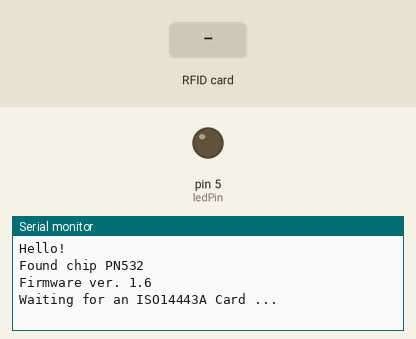
A sketch run on a simulated Arduino Mega 2560, built with avr-gcc and run on an emulated ATmega2560. Parts: output pins drawn as LEDs (lit = HIGH), the last lines printed to the serial monitor. The inputs (shaded band) are chosen by the test bench.

Above: at 1.2 s.
1.3 s: RFID card 5E 7A 19 C4 held to the reader
At 2.1 s:
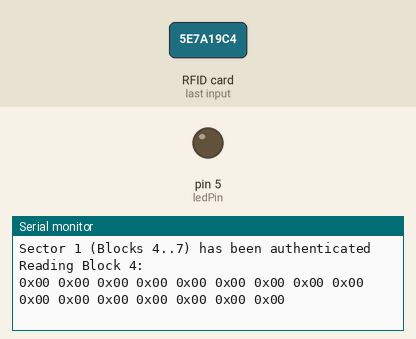
At 3.7 s:
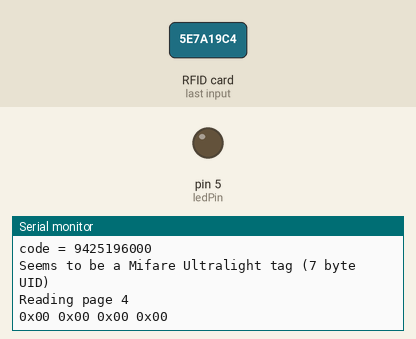

The sketch:

readMifare1.ino
```cpp
/**************************************************************************/
/*!
    This example will wait for any ISO14443A card or tag, and
    depending on the size of the UID will attempt to read from it.

    If the card has a 4-byte UID it is probably a Mifare
    Classic card, and the following steps are taken:

    - Authenticate block 4 (the first block of Sector 1) using
      the default KEYA of 0XFF 0XFF 0XFF 0XFF 0XFF 0XFF
    - If authentication succeeds, we can then read any of the
      4 blocks in that sector (though only block 4 is read here)

    If the card has a 7-byte UID it is probably a Mifare
    Ultralight card, and the 4 byte pages can be read directly.
    Page 4 is read by default since this is the first 'general-
    purpose' page on the tags.

    To enable debug message, define DEBUG in PN532/PN532_debug.h
*/
/**************************************************************************/

const int buttonPin = 6;     // the number of the pushbutton pin
const int ledPin =  5;      // the number of the LED pin
int buttonState = 0;         // variable for reading the pushbutton status

#if 0
  #include <SPI.h>
  #include <PN532_SPI.h>
  #include "PN532.h"

  PN532_SPI pn532spi(SPI, 10);
  PN532 nfc(pn532spi);
#elif 1
  #include <PN532_HSU.h>
  #include <PN532.h>

  PN532_HSU pn532hsu(Serial1);
  PN532 nfc(pn532hsu);
#else
  #include <Wire.h>
  #include <PN532_I2C.h>
  #include <PN532.h>
  PN532_I2C pn532i2c(Wire);
  PN532 nfc(pn532i2c);
#endif
void setup(void) {


  pinMode(ledPin, OUTPUT);
  // initialize the pushbutton pin as an input:
  pinMode(buttonPin, INPUT);


  Serial.begin(115200);
  Serial.println("Hello!");

  nfc.begin();


  uint32_t versiondata = nfc.getFirmwareVersion();
  if (! versiondata) {
    Serial.print("Didn't find PN53x board");
    while (1); // halt
  }
  // Got ok data, print it out!
  Serial.print("Found chip PN5"); Serial.println((versiondata>>24) & 0xFF, HEX);
  Serial.print("Firmware ver. "); Serial.print((versiondata>>16) & 0xFF, DEC);
  Serial.print('.'); Serial.println((versiondata>>8) & 0xFF, DEC);


  // configure board to read RFID tags
  nfc.SAMConfig();

  Serial.println("Waiting for an ISO14443A Card ...");
}


void loop(void) {
  uint8_t success;
  uint8_t uid[] = { 0, 0, 0, 0, 0, 0, 0 };  // Buffer to store the returned UID
  uint8_t uidLength;                        // Length of the UID (4 or 7 bytes depending on ISO14443A card type)

  // Wait for an ISO14443A type cards (Mifare, etc.).  When one is found
  // 'uid' will be populated with the UID, and uidLength will indicate
  // if the uid is 4 bytes (Mifare Classic) or 7 bytes (Mifare Ultralight)
  success = nfc.readPassiveTargetID(PN532_MIFARE_ISO14443A, uid, &uidLength);

  if (success) {
    // Display some basic information about the card
    Serial.println("Found an ISO14443A card");
    Serial.print("  UID Length: ");Serial.print(uidLength, DEC);Serial.println(" bytes");
    Serial.print("  UID Value: ");
    nfc.PrintHex(uid, uidLength);
    Serial.println("");

    if (uidLength == 4)
    {
      // We probably have a Mifare Classic card ...
      Serial.println("Seems to be a Mifare Classic card (4 byte UID)");


      // Now we need to try to authenticate it for read/write access
      // Try with the factory default KeyA: 0xFF 0xFF 0xFF 0xFF 0xFF 0xFF
      Serial.println("Trying to authenticate block 4 with default KEYA value");
      uint8_t keya[6] = { 0xFF, 0xFF, 0xFF, 0xFF, 0xFF, 0xFF };

	  // Start with block 4 (the first block of sector 1) since sector 0
	  // contains the manufacturer data and it's probably better just
	  // to leave it alone unless you know what you're doing
      success = nfc.mifareclassic_AuthenticateBlock(uid, uidLength, 4, 0, keya);

      if (success)
      {
        Serial.println("Sector 1 (Blocks 4..7) has been authenticated");
        uint8_t data[16];

        // If you want to write something to block 4 to test with, uncomment
		// the following line and this text should be read back in a minute
        // data = { 'a', 'd', 'a', 'f', 'r', 'u', 'i', 't', '.', 'c', 'o', 'm', 0, 0, 0, 0};
        // success = nfc.mifareclassic_WriteDataBlock (4, data);

        // Try to read the contents of block 4
        success = nfc.mifareclassic_ReadDataBlock(4, data);

        if (success)
        {
          // Data seems to have been read ... spit it out
          Serial.println("Reading Block 4:");
          nfc.PrintHexChar(data, 16);
          Serial.println("");

          // Wait a bit before reading the card again
          delay(1000);
        }
        else
        {
          Serial.println("Ooops ... unable to read the requested block.  Try another key?");
        }
      }
      else
      {
        Serial.println("Ooops ... authentication failed: Try another key?");
      }
    }

    String code = String (uid[0]);

    if (uidLength == 7)

    code += String(uid[1]);
    code += String(uid[2]);
    code += String(uid[3]);
    code += String(uid[4]);
    code += String(uid[5]);
    code += String(uid[6]);

    if(code =="4486482216109129")
    {


      Serial.println("VIDEO");
      digitalWrite(ledPin, HIGH);

    }

    else if(code == "42526482216109128")

   {

    Serial.println("OFF");

    digitalWrite(ledPin, LOW);
   }


    Serial.print("code = ");
    Serial.println (code);

    {
      // We probably have a Mifare Ultralight card ...
      Serial.println("Seems to be a Mifare Ultralight tag (7 byte UID)");

      // Try to read the first general-purpose user page (#4)
      Serial.println("Reading page 4");
      uint8_t data[32];
      success = nfc.mifareultralight_ReadPage (4, data);
      if (success)
      {
        // Data seems to have been read ... spit it out
        nfc.PrintHexChar(data, 4);
        Serial.println("");

        // Wait a bit before reading the card again
        delay(1000);
      }
      else
      {
        Serial.println("Ooops ... unable to read the requested page!?");
      }
    }
  }
}
```

Measured:
- after the input at 1.3 s, the serial monitor: prints a new line at once (image 1)
